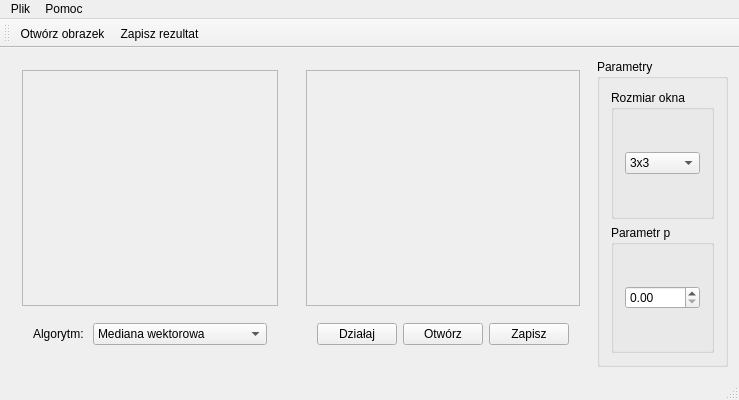
<?xml version="1.0" encoding="UTF-8"?>
<ui version="4.0">
 <class>MainWindow</class>
 <widget class="QMainWindow" name="MainWindow">
  <property name="geometry">
   <rect>
    <x>0</x>
    <y>0</y>
    <width>739</width>
    <height>400</height>
   </rect>
  </property>
  <property name="windowTitle">
   <string>MainWindow</string>
  </property>
  <property name="windowIcon">
   <iconset resource="icons.qrc">
    <normaloff>:/icons/image.png</normaloff>:/icons/image.png</iconset>
  </property>
  <widget class="QWidget" name="centralWidget">
   <layout class="QHBoxLayout" name="horizontalLayout_5">
    <item>
     <widget class="QWidget" name="leftArea" native="true">
      <layout class="QVBoxLayout" name="verticalLayout">
       <item>
        <widget class="QScrollArea" name="originalScrollArea">
         <property name="widgetResizable">
          <bool>true</bool>
         </property>
         <widget class="QWidget" name="scrollAreaWidgetContents">
          <property name="geometry">
           <rect>
            <x>0</x>
            <y>0</y>
            <width>250</width>
            <height>224</height>
           </rect>
          </property>
          <layout class="QGridLayout" name="gridLayout">
           <item row="0" column="0">
            <widget class="QLabel" name="originalImageLabel">
             <property name="text">
              <string/>
             </property>
            </widget>
           </item>
          </layout>
         </widget>
        </widget>
       </item>
       <item>
        <widget class="QWidget" name="selectedAlgorithmPanel" native="true">
         <layout class="QFormLayout" name="formLayout">
          <item row="0" column="0">
           <widget class="QLabel" name="algorithmLabel">
            <property name="text">
             <string>Algorytm: </string>
            </property>
           </widget>
          </item>
          <item row="0" column="1">
           <widget class="QComboBox" name="algorithmsCombo">
            <property name="sizePolicy">
             <sizepolicy hsizetype="Preferred" vsizetype="Fixed">
              <horstretch>0</horstretch>
              <verstretch>0</verstretch>
             </sizepolicy>
            </property>
            <item>
             <property name="text">
              <string>Mediana wektorowa</string>
             </property>
            </item>
            <item>
             <property name="text">
              <string>Mediana adaptacyjna</string>
             </property>
            </item>
           </widget>
          </item>
         </layout>
        </widget>
       </item>
      </layout>
     </widget>
    </item>
    <item>
     <widget class="QWidget" name="rightArea" native="true">
      <layout class="QVBoxLayout" name="verticalLayout_2">
       <item>
        <widget class="QScrollArea" name="resultScrollArea">
         <property name="widgetResizable">
          <bool>true</bool>
         </property>
         <widget class="QWidget" name="scrollAreaWidgetContents_2">
          <property name="geometry">
           <rect>
            <x>0</x>
            <y>0</y>
            <width>283</width>
            <height>224</height>
           </rect>
          </property>
          <layout class="QGridLayout" name="gridLayout_2">
           <item row="0" column="0">
            <widget class="QLabel" name="resultImageLabel">
             <property name="sizePolicy">
              <sizepolicy hsizetype="Preferred" vsizetype="Preferred">
               <horstretch>0</horstretch>
               <verstretch>1</verstretch>
              </sizepolicy>
             </property>
             <property name="text">
              <string/>
             </property>
            </widget>
           </item>
          </layout>
         </widget>
        </widget>
       </item>
       <item>
        <widget class="QWidget" name="buttonsPanel" native="true">
         <layout class="QHBoxLayout" name="horizontalLayout_3">
          <item>
           <widget class="QPushButton" name="runAlgorithmButton">
            <property name="sizePolicy">
             <sizepolicy hsizetype="Fixed" vsizetype="Fixed">
              <horstretch>0</horstretch>
              <verstretch>0</verstretch>
             </sizepolicy>
            </property>
            <property name="text">
             <string>Działaj</string>
            </property>
           </widget>
          </item>
          <item>
           <widget class="QPushButton" name="openImage">
            <property name="sizePolicy">
             <sizepolicy hsizetype="Fixed" vsizetype="Fixed">
              <horstretch>0</horstretch>
              <verstretch>0</verstretch>
             </sizepolicy>
            </property>
            <property name="text">
             <string>Otwórz</string>
            </property>
           </widget>
          </item>
          <item>
           <widget class="QPushButton" name="saveButton">
            <property name="sizePolicy">
             <sizepolicy hsizetype="Fixed" vsizetype="Fixed">
              <horstretch>0</horstretch>
              <verstretch>0</verstretch>
             </sizepolicy>
            </property>
            <property name="text">
             <string>Zapisz</string>
            </property>
           </widget>
          </item>
         </layout>
        </widget>
       </item>
      </layout>
     </widget>
    </item>
    <item>
     <widget class="QGroupBox" name="groupBox">
      <property name="title">
       <string>Parametry</string>
      </property>
      <layout class="QVBoxLayout" name="verticalLayout_3">
       <item>
        <widget class="QGroupBox" name="groupBox_2">
         <property name="title">
          <string>Rozmiar okna</string>
         </property>
         <layout class="QGridLayout" name="gridLayout_3">
          <item row="0" column="0">
           <widget class="QComboBox" name="windowSizeCombo">
            <item>
             <property name="text">
              <string>3x3</string>
             </property>
            </item>
            <item>
             <property name="text">
              <string>5x5</string>
             </property>
            </item>
            <item>
             <property name="text">
              <string>7x7</string>
             </property>
            </item>
            <item>
             <property name="text">
              <string>9x9</string>
             </property>
            </item>
           </widget>
          </item>
         </layout>
        </widget>
       </item>
       <item>
        <widget class="QGroupBox" name="groupBox_3">
         <property name="title">
          <string>Parametr p</string>
         </property>
         <layout class="QGridLayout" name="gridLayout_4">
          <item row="0" column="0">
           <widget class="QDoubleSpinBox" name="parameterPSpinner">
            <property name="maximum">
             <double>1.000000000000000</double>
            </property>
            <property name="singleStep">
             <double>0.100000000000000</double>
            </property>
           </widget>
          </item>
         </layout>
        </widget>
       </item>
      </layout>
     </widget>
    </item>
   </layout>
  </widget>
  <widget class="QMenuBar" name="menuBar">
   <property name="geometry">
    <rect>
     <x>0</x>
     <y>0</y>
     <width>739</width>
     <height>25</height>
    </rect>
   </property>
   <widget class="QMenu" name="menuPlik">
    <property name="title">
     <string>Plik</string>
    </property>
    <addaction name="actionOpenImage"/>
    <addaction name="actionSaveResult"/>
    <addaction name="separator"/>
    <addaction name="actionRunAlgorithm"/>
    <addaction name="separator"/>
    <addaction name="actionExit"/>
   </widget>
   <widget class="QMenu" name="menuPomoc">
    <property name="title">
     <string>Pomoc</string>
    </property>
    <addaction name="actionShowHelp"/>
   </widget>
   <addaction name="menuPlik"/>
   <addaction name="menuPomoc"/>
  </widget>
  <widget class="QToolBar" name="mainToolBar">
   <attribute name="toolBarArea">
    <enum>TopToolBarArea</enum>
   </attribute>
   <attribute name="toolBarBreak">
    <bool>false</bool>
   </attribute>
   <addaction name="actionOpenImage"/>
   <addaction name="actionSaveResult"/>
  </widget>
  <widget class="QStatusBar" name="statusBar"/>
  <action name="actionOpenImage">
   <property name="icon">
    <iconset resource="icons.qrc">
     <normaloff>:/icons/open_folder.png</normaloff>:/icons/open_folder.png</iconset>
   </property>
   <property name="text">
    <string>Otwórz obrazek</string>
   </property>
   <property name="shortcut">
    <string>Ctrl+O</string>
   </property>
  </action>
  <action name="actionSaveResult">
   <property name="icon">
    <iconset resource="icons.qrc">
     <normaloff>:/icons/save_as.png</normaloff>:/icons/save_as.png</iconset>
   </property>
   <property name="text">
    <string>Zapisz rezultat</string>
   </property>
   <property name="shortcut">
    <string>Ctrl+S</string>
   </property>
  </action>
  <action name="actionShowHelp">
   <property name="icon">
    <iconset resource="icons.qrc">
     <normaloff>:/icons/question.png</normaloff>:/icons/question.png</iconset>
   </property>
   <property name="text">
    <string>O Programie</string>
   </property>
   <property name="shortcut">
    <string>Ctrl+H</string>
   </property>
  </action>
  <action name="actionRunAlgorithm">
   <property name="icon">
    <iconset resource="icons.qrc">
     <normaloff>:/icons/run.png</normaloff>:/icons/run.png</iconset>
   </property>
   <property name="text">
    <string>Uruchom algorytm</string>
   </property>
   <property name="shortcut">
    <string>Ctrl+R</string>
   </property>
  </action>
  <action name="actionExit">
   <property name="text">
    <string>Zakończ</string>
   </property>
   <property name="shortcut">
    <string>Ctrl+Q</string>
   </property>
  </action>
 </widget>
 <layoutdefault spacing="6" margin="11"/>
 <resources>
  <include location="icons.qrc"/>
 </resources>
 <connections>
  <connection>
   <sender>saveButton</sender>
   <signal>clicked()</signal>
   <receiver>actionSaveResult</receiver>
   <slot>trigger()</slot>
   <hints>
    <hint type="sourcelabel">
     <x>530</x>
     <y>337</y>
    </hint>
    <hint type="destinationlabel">
     <x>-1</x>
     <y>-1</y>
    </hint>
   </hints>
  </connection>
  <connection>
   <sender>actionExit</sender>
   <signal>triggered()</signal>
   <receiver>MainWindow</receiver>
   <slot>close()</slot>
   <hints>
    <hint type="sourcelabel">
     <x>-1</x>
     <y>-1</y>
    </hint>
    <hint type="destinationlabel">
     <x>299</x>
     <y>199</y>
    </hint>
   </hints>
  </connection>
  <connection>
   <sender>runAlgorithmButton</sender>
   <signal>clicked()</signal>
   <receiver>actionRunAlgorithm</receiver>
   <slot>trigger()</slot>
   <hints>
    <hint type="sourcelabel">
     <x>348</x>
     <y>337</y>
    </hint>
    <hint type="destinationlabel">
     <x>-1</x>
     <y>-1</y>
    </hint>
   </hints>
  </connection>
  <connection>
   <sender>openImage</sender>
   <signal>clicked()</signal>
   <receiver>actionOpenImage</receiver>
   <slot>trigger()</slot>
   <hints>
    <hint type="sourcelabel">
     <x>439</x>
     <y>337</y>
    </hint>
    <hint type="destinationlabel">
     <x>-1</x>
     <y>-1</y>
    </hint>
   </hints>
  </connection>
 </connections>
</ui>
